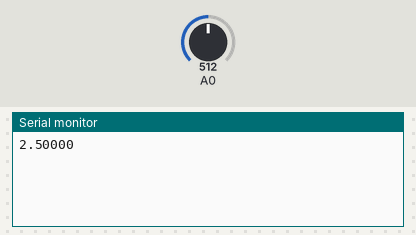
Recording of a sketch running on a simulated Arduino Uno, built with avr-gcc and run on an emulated ATmega328P. Parts: the last lines printed to the serial monitor. The inputs (shaded band) are chosen by the test bench; at power-on: A0 = 512.

Above: at 1.8 s.
1.9 s: A0 set to 716
At 2.8 s:
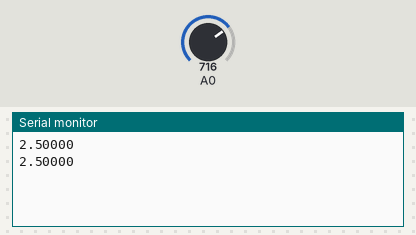
3.4 s: A0 set to 900
At 4.5 s:
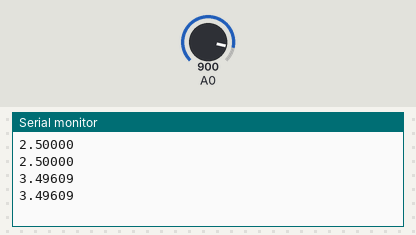
Timing chart, 0 to 6.4 s (numbered marks = the images above; inputs shaded):
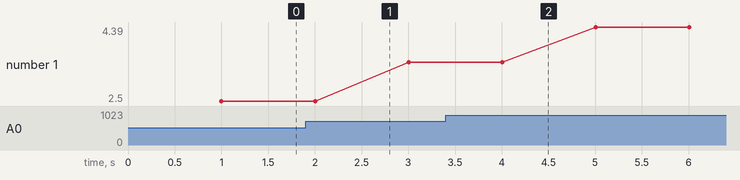

The sketch:

MQ5.ino
```cpp
void setup() {
  Serial.begin(9600);
}

void loop() {
  float vol;
  int sensorValue = analogRead(A0);
  vol=(float)sensorValue/1024*5.0;
  delay(1000);
  Serial.println(vol,5);
}
```

Measured:
- plotted number 1: 2.5 → 3.5 after the input at 1.9 s, 3.5 → 4.39 after the input at 3.4 s
